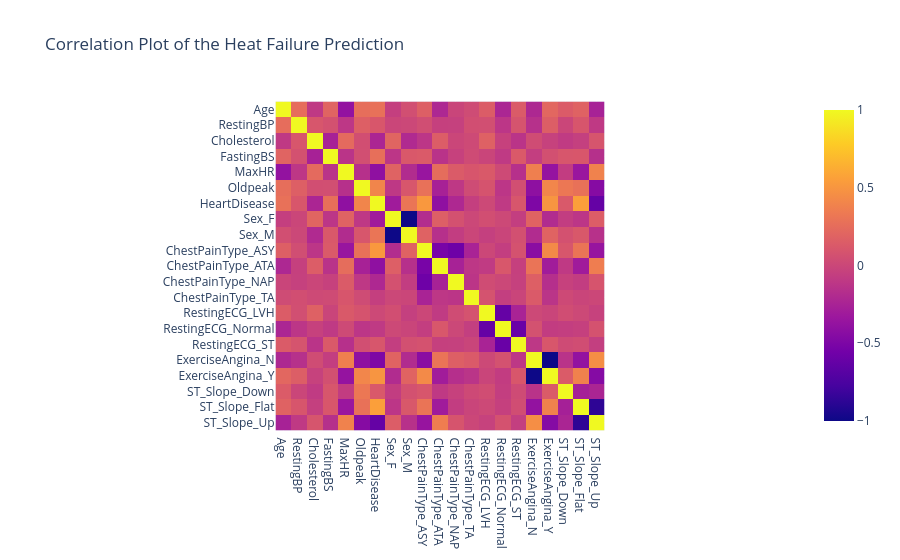

Notebook cell for this chart:
### Code cell
# Assuming 'df' is your DataFrame
df_encoded = pd.get_dummies(df, columns=string_col)

# Now, df_encoded should contain only numeric values
correlation_matrix = df_encoded.corr()

# Plot the correlation matrix using Plotly Express
fig = px.imshow(correlation_matrix, title="Correlation Plot of the Heat Failure Prediction")
fig.show()
#px.imshow(df.corr(),title="Correlation Plot of the Heat Failure Prediction")

### Figure 1 — Plotly figure (JSON) as saved in the notebook; plotly's stock layout.template omitted (floating-point values rounded to 4 significant figures; data arrays with more than 128 entries replaced by an {"elided": "..."} marker saying what was removed)
{"data": [{"coloraxis": "coloraxis", "hovertemplate": "x: %{x}<br>y: %{y}<br>color: %{z}<extra></extra>", "name": "0", "type": "heatmap", "x": ["Age", "RestingBP", "Cholesterol", "FastingBS", "MaxHR", "Oldpeak", "HeartDisease", "Sex_F", "Sex_M", "ChestPainType_ASY", "ChestPainType_ATA", "ChestPainType_NAP", "ChestPainType_TA", "RestingECG_LVH", "RestingECG_Normal", "RestingECG_ST", "ExerciseAngina_N", "ExerciseAngina_Y", "ST_Slope_Down", "ST_Slope_Flat", "ST_Slope_Up"], "xaxis": "x", "y": ["Age", "RestingBP", "Cholesterol", "FastingBS", "MaxHR", "Oldpeak", "HeartDisease", "Sex_F", "Sex_M", "ChestPainType_ASY", "ChestPainType_ATA", "ChestPainType_NAP", "ChestPainType_TA", "RestingECG_LVH", "RestingECG_Normal", "RestingECG_ST", "ExerciseAngina_N", "ExerciseAngina_Y", "ST_Slope_Down", "ST_Slope_Flat", "ST_Slope_Up"], "yaxis": "y", "z": {"elided": "21x21 float values"}}], "layout": {"coloraxis": {"colorscale": [[0, "#0d0887"], [0.1111, "#46039f"], [0.2222, "#7201a8"], [0.3333, "#9c179e"], [0.4444, "#bd3786"], [0.5556, "#d8576b"], [0.6667, "#ed7953"], [0.7778, "#fb9f3a"], [0.8889, "#fdca26"], [1, "#f0f921"]]}, "title": {"text": "Correlation Plot of the Heat Failure Prediction"}, "xaxis": {"anchor": "y", "constrain": "domain", "domain": [0, 1], "scaleanchor": "y"}, "yaxis": {"anchor": "x", "autorange": "reversed", "constrain": "domain", "domain": [0, 1]}}}
